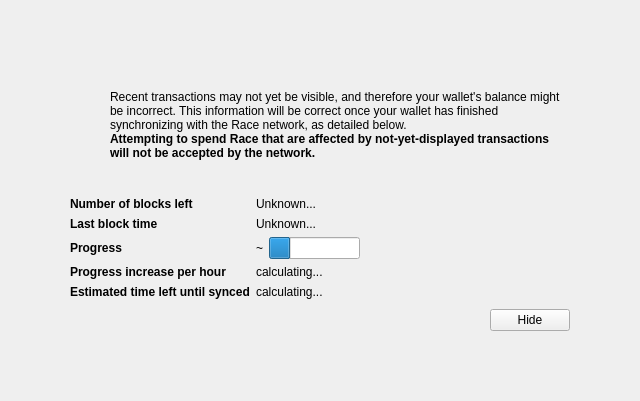
<?xml version="1.0" encoding="UTF-8"?>
<ui version="4.0">
 <class>ModalOverlay</class>
 <widget class="ModalOverlay" name="ModalOverlay">
  <property name="geometry">
   <rect>
    <x>0</x>
    <y>0</y>
    <width>640</width>
    <height>401</height>
   </rect>
  </property>
  <property name="windowTitle">
   <string>Form</string>
  </property>
  <layout class="QVBoxLayout" name="verticalLayout" stretch="0">
   <property name="sizeConstraint">
    <enum>QLayout::SetDefaultConstraint</enum>
   </property>
   <property name="leftMargin">
    <number>0</number>
   </property>
   <property name="topMargin">
    <number>0</number>
   </property>
   <property name="rightMargin">
    <number>0</number>
   </property>
   <property name="bottomMargin">
    <number>0</number>
   </property>
   <item>
    <widget class="QWidget" name="bgWidget" native="true">
     <property name="styleSheet">
      <string notr="true"/>
     </property>
     <layout class="QVBoxLayout" name="verticalLayoutMain" stretch="0">
      <property name="leftMargin">
       <number>60</number>
      </property>
      <property name="topMargin">
       <number>60</number>
      </property>
      <property name="rightMargin">
       <number>60</number>
      </property>
      <property name="bottomMargin">
       <number>60</number>
      </property>
      <item>
       <widget class="QWidget" name="contentWidget" native="true">
        <property name="styleSheet">
         <string notr="true"/>
        </property>
        <layout class="QVBoxLayout" name="verticalLayoutSub" stretch="1,0,0,0,0">
         <property name="spacing">
          <number>0</number>
         </property>
         <property name="leftMargin">
          <number>10</number>
         </property>
         <property name="topMargin">
          <number>10</number>
         </property>
         <property name="rightMargin">
          <number>10</number>
         </property>
         <property name="bottomMargin">
          <number>10</number>
         </property>
         <item>
          <layout class="QHBoxLayout" name="horizontalLayoutIconText" stretch="0,1">
           <property name="topMargin">
            <number>20</number>
           </property>
           <item>
            <layout class="QVBoxLayout" name="verticalLayoutIcon">
             <property name="leftMargin">
              <number>0</number>
             </property>
             <item>
              <widget class="QPushButton" name="warningIcon">
               <property name="enabled">
                <bool>false</bool>
               </property>
               <property name="text">
                <string/>
               </property>
               <property name="icon">
                <iconset>
                 <normaloff>:/icons/warning</normaloff>
                 <disabledoff>:/icons/warning</disabledoff>:/icons/warning</iconset>
               </property>
               <property name="iconSize">
                <size>
                 <width>48</width>
                 <height>48</height>
                </size>
               </property>
               <property name="flat">
                <bool>true</bool>
               </property>
              </widget>
             </item>
             <item>
              <spacer name="verticalSpacerWarningIcon">
               <property name="orientation">
                <enum>Qt::Vertical</enum>
               </property>
               <property name="sizeHint" stdset="0">
                <size>
                 <width>20</width>
                 <height>40</height>
                </size>
               </property>
              </spacer>
             </item>
            </layout>
           </item>
           <item>
            <layout class="QVBoxLayout" name="verticalLayoutInfoText">
             <property name="leftMargin">
              <number>0</number>
             </property>
             <property name="topMargin">
              <number>0</number>
             </property>
             <item>
              <widget class="QLabel" name="infoText">
               <property name="text">
                <string>Recent transactions may not yet be visible, and therefore your wallet's balance might be incorrect. This information will be correct once your wallet has finished synchronizing with the Race network, as detailed below.</string>
               </property>
               <property name="textFormat">
                <enum>Qt::RichText</enum>
               </property>
               <property name="wordWrap">
                <bool>true</bool>
               </property>
              </widget>
             </item>
             <item>
              <widget class="QLabel" name="infoTextStrong">
               <property name="font">
                <font>
                 <weight>75</weight>
                 <bold>true</bold>
                </font>
               </property>
               <property name="text">
                <string>Attempting to spend Race that are affected by not-yet-displayed transactions will not be accepted by the network.</string>
               </property>
               <property name="textFormat">
                <enum>Qt::RichText</enum>
               </property>
               <property name="wordWrap">
                <bool>true</bool>
               </property>
              </widget>
             </item>
             <item>
              <spacer name="verticalSpacerInTextSpace">
               <property name="orientation">
                <enum>Qt::Vertical</enum>
               </property>
               <property name="sizeHint" stdset="0">
                <size>
                 <width>20</width>
                 <height>40</height>
                </size>
               </property>
              </spacer>
             </item>
            </layout>
           </item>
          </layout>
         </item>
         <item>
          <spacer name="verticalSpacerAfterText">
           <property name="orientation">
            <enum>Qt::Vertical</enum>
           </property>
           <property name="sizeHint" stdset="0">
            <size>
             <width>20</width>
             <height>40</height>
            </size>
           </property>
          </spacer>
         </item>
         <item>
          <layout class="QFormLayout" name="formLayout">
           <property name="fieldGrowthPolicy">
            <enum>QFormLayout::FieldsStayAtSizeHint</enum>
           </property>
           <property name="horizontalSpacing">
            <number>6</number>
           </property>
           <property name="verticalSpacing">
            <number>6</number>
           </property>
           <property name="topMargin">
            <number>10</number>
           </property>
           <item row="0" column="0">
            <widget class="QLabel" name="labelNumberOfBlocksLeft">
             <property name="font">
              <font>
               <weight>75</weight>
               <bold>true</bold>
              </font>
             </property>
             <property name="text">
              <string>Number of blocks left</string>
             </property>
            </widget>
           </item>
           <item row="0" column="1">
            <widget class="QLabel" name="numberOfBlocksLeft">
             <property name="text">
              <string>Unknown...</string>
             </property>
            </widget>
           </item>
           <item row="1" column="0">
            <widget class="QLabel" name="labelLastBlockTime">
             <property name="font">
              <font>
               <weight>75</weight>
               <bold>true</bold>
              </font>
             </property>
             <property name="text">
              <string>Last block time</string>
             </property>
            </widget>
           </item>
           <item row="1" column="1">
            <widget class="QLabel" name="newestBlockDate">
             <property name="sizePolicy">
              <sizepolicy hsizetype="Maximum" vsizetype="Preferred">
               <horstretch>0</horstretch>
               <verstretch>0</verstretch>
              </sizepolicy>
             </property>
             <property name="text">
              <string>Unknown...</string>
             </property>
            </widget>
           </item>
           <item row="2" column="0">
            <widget class="QLabel" name="labelSyncDone">
             <property name="font">
              <font>
               <weight>75</weight>
               <bold>true</bold>
              </font>
             </property>
             <property name="text">
              <string>Progress</string>
             </property>
            </widget>
           </item>
           <item row="2" column="1">
            <layout class="QHBoxLayout" name="horizontalLayoutSync" stretch="0,1">
             <item>
              <widget class="QLabel" name="percentageProgress">
               <property name="text">
                <string>~</string>
               </property>
              </widget>
             </item>
             <item>
              <widget class="QProgressBar" name="progressBar">
               <property name="value">
                <number>24</number>
               </property>
               <property name="format">
                <string/>
               </property>
              </widget>
             </item>
            </layout>
           </item>
           <item row="4" column="0">
            <widget class="QLabel" name="labelProgressIncrease">
             <property name="font">
              <font>
               <weight>75</weight>
               <bold>true</bold>
              </font>
             </property>
             <property name="text">
              <string>Progress increase per hour</string>
             </property>
            </widget>
           </item>
           <item row="4" column="1">
            <widget class="QLabel" name="progressIncreasePerH">
             <property name="text">
              <string>calculating...</string>
             </property>
            </widget>
           </item>
           <item row="5" column="0">
            <widget class="QLabel" name="labelEstimatedTimeLeft">
             <property name="font">
              <font>
               <weight>75</weight>
               <bold>true</bold>
              </font>
             </property>
             <property name="text">
              <string>Estimated time left until synced</string>
             </property>
            </widget>
           </item>
           <item row="5" column="1">
            <widget class="QLabel" name="expectedTimeLeft">
             <property name="text">
              <string>calculating...</string>
             </property>
            </widget>
           </item>
          </layout>
         </item>
         <item>
          <layout class="QHBoxLayout" name="horizontalLayoutButtons">
           <property name="leftMargin">
            <number>10</number>
           </property>
           <property name="topMargin">
            <number>10</number>
           </property>
           <item>
            <spacer name="horizontalSpacer">
             <property name="orientation">
              <enum>Qt::Horizontal</enum>
             </property>
             <property name="sizeHint" stdset="0">
              <size>
               <width>40</width>
               <height>20</height>
              </size>
             </property>
            </spacer>
           </item>
           <item>
            <widget class="QPushButton" name="closeButton">
             <property name="text">
              <string>Hide</string>
             </property>
            </widget>
           </item>
          </layout>
         </item>
         <item>
          <layout class="QVBoxLayout" name="verticalLayout_2">
           <item>
            <spacer name="verticalSpacer">
             <property name="orientation">
              <enum>Qt::Vertical</enum>
             </property>
             <property name="sizeHint" stdset="0">
              <size>
               <width>20</width>
               <height>40</height>
              </size>
             </property>
            </spacer>
           </item>
          </layout>
         </item>
        </layout>
       </widget>
      </item>
     </layout>
    </widget>
   </item>
  </layout>
 </widget>
 <customwidgets>
  <customwidget>
   <class>ModalOverlay</class>
   <extends>QWidget</extends>
   <header>modaloverlay.h</header>
   <container>1</container>
  </customwidget>
 </customwidgets>
 <resources/>
 <connections/>
</ui>
